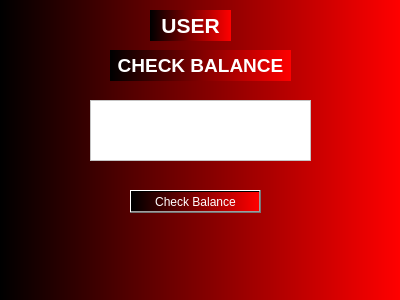
<?xml version="1.0" encoding="UTF-8"?>
<ui version="4.0">
 <class>UserCheckBalance</class>
 <widget class="QDialog" name="UserCheckBalance">
  <property name="geometry">
   <rect>
    <x>0</x>
    <y>0</y>
    <width>400</width>
    <height>300</height>
   </rect>
  </property>
  <property name="windowTitle">
   <string>Dialog</string>
  </property>
  <property name="styleSheet">
   <string notr="true">font: 8pt &quot;MS Reference Sans Serif&quot;;
background-color: qlineargradient(spread:pad, x1:0, y1:0, x2:1, y2:0, stop:0 rgba(0, 0, 0), stop:1 rgba(255, 0, 0));
color: rgb(255, 255, 255);</string>
  </property>
  <widget class="QTextBrowser" name="textBrowser_CheckBalance">
   <property name="geometry">
    <rect>
     <x>90</x>
     <y>100</y>
     <width>221</width>
     <height>61</height>
    </rect>
   </property>
   <property name="styleSheet">
    <string notr="true">font: 16pt &quot;MS Reference Sans Serif&quot;;
color: rgb(0, 0, 0);
background-color: rgb(255, 255, 255);</string>
   </property>
  </widget>
  <widget class="QPushButton" name="pushButton_CheckBalance">
   <property name="geometry">
    <rect>
     <x>130</x>
     <y>190</y>
     <width>131</width>
     <height>23</height>
    </rect>
   </property>
   <property name="styleSheet">
    <string notr="true"/>
   </property>
   <property name="text">
    <string>Check Balance</string>
   </property>
  </widget>
  <widget class="QLabel" name="label">
   <property name="geometry">
    <rect>
     <x>150</x>
     <y>10</y>
     <width>81</width>
     <height>31</height>
    </rect>
   </property>
   <property name="text">
    <string>&lt;html&gt;&lt;head/&gt;&lt;body&gt;&lt;p align=&quot;center&quot;&gt;&lt;span style=&quot; font-size:16pt; font-weight:600;&quot;&gt;USER&lt;/span&gt;&lt;/p&gt;&lt;/body&gt;&lt;/html&gt;</string>
   </property>
  </widget>
  <widget class="QLabel" name="label_2">
   <property name="geometry">
    <rect>
     <x>110</x>
     <y>50</y>
     <width>181</width>
     <height>31</height>
    </rect>
   </property>
   <property name="text">
    <string>&lt;html&gt;&lt;head/&gt;&lt;body&gt;&lt;p align=&quot;center&quot;&gt;&lt;span style=&quot; font-size:14pt; font-weight:600;&quot;&gt;CHECK BALANCE&lt;/span&gt;&lt;/p&gt;&lt;/body&gt;&lt;/html&gt;</string>
   </property>
  </widget>
 </widget>
 <resources/>
 <connections/>
</ui>
